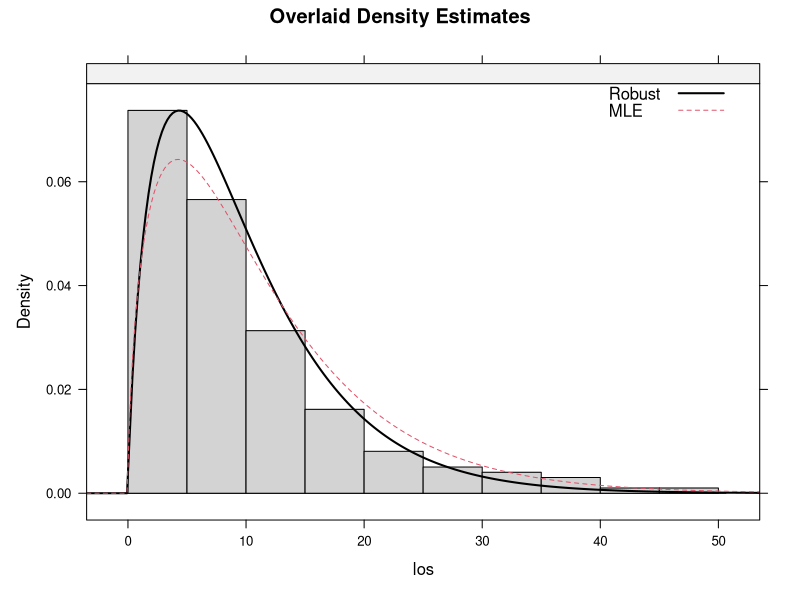
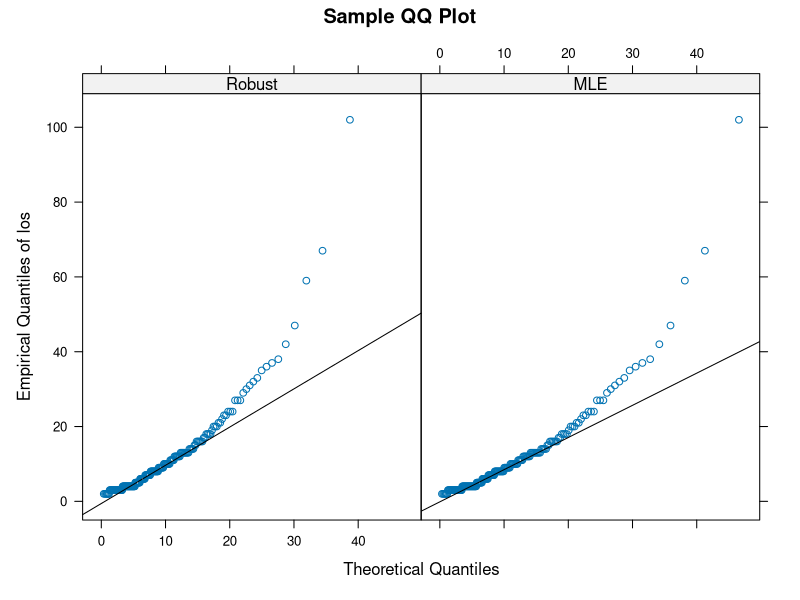

Recreate these plots in R, in order.
library(robust)


### Name: plot.fdfm
### Title: fdfm Plot Method
### Aliases: plot.fdfm
### Keywords: hplot

### ** Examples

  data(los, package = "robustbase")
  los.fm <- fit.models(c(Robust = "fitdstnRob", MLE = "fitdstn"),
                         x = los, densfun = "gamma")
  plot(los.fm)
